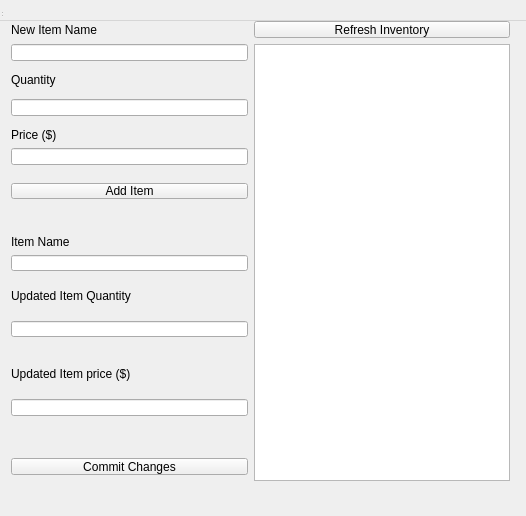
<?xml version="1.0" encoding="UTF-8"?>
<ui version="4.0">
 <class>adminPage</class>
 <widget class="QWidget" name="adminPage">
  <property name="geometry">
   <rect>
    <x>0</x>
    <y>0</y>
    <width>526</width>
    <height>516</height>
   </rect>
  </property>
  <property name="windowTitle">
   <string>adminPage</string>
  </property>
  <widget class="QWidget" name="centralWidget">
   <property name="geometry">
    <rect>
     <x>0</x>
     <y>10</y>
     <width>521</width>
     <height>481</height>
    </rect>
   </property>
   <layout class="QGridLayout" name="gridLayout">
    <item row="23" column="0">
     <widget class="QLabel" name="label_5">
      <property name="text">
       <string>Updated Item Quantity</string>
      </property>
     </widget>
    </item>
    <item row="10" column="0">
     <widget class="QLineEdit" name="lineEdit_3"/>
    </item>
    <item row="7" column="0">
     <widget class="QLineEdit" name="lineEdit_2"/>
    </item>
    <item row="31" column="0">
     <widget class="QLabel" name="label_6">
      <property name="text">
       <string>Updated Item price ($)</string>
      </property>
     </widget>
    </item>
    <item row="19" column="0">
     <widget class="QLabel" name="label_4">
      <property name="text">
       <string>Item Name</string>
      </property>
     </widget>
    </item>
    <item row="0" column="0">
     <widget class="QLabel" name="label">
      <property name="text">
       <string>New Item Name</string>
      </property>
     </widget>
    </item>
    <item row="9" column="0">
     <widget class="QLabel" name="label_2">
      <property name="text">
       <string>Price ($)</string>
      </property>
     </widget>
    </item>
    <item row="41" column="0">
     <widget class="QPushButton" name="pushButton_3">
      <property name="text">
       <string>Commit Changes</string>
      </property>
     </widget>
    </item>
    <item row="0" column="1">
     <widget class="QPushButton" name="pushButton_2">
      <property name="text">
       <string>Refresh Inventory</string>
      </property>
     </widget>
    </item>
    <item row="20" column="0">
     <widget class="QLineEdit" name="lineEdit_4"/>
    </item>
    <item row="3" column="0">
     <widget class="QLineEdit" name="lineEdit"/>
    </item>
    <item row="13" column="0">
     <widget class="QPushButton" name="pushButton">
      <property name="text">
       <string>Add Item</string>
      </property>
     </widget>
    </item>
    <item row="5" column="0">
     <widget class="QLabel" name="label_3">
      <property name="text">
       <string>Quantity</string>
      </property>
     </widget>
    </item>
    <item row="26" column="0">
     <widget class="QLineEdit" name="lineEdit_5"/>
    </item>
    <item row="34" column="0">
     <widget class="QLineEdit" name="lineEdit_6"/>
    </item>
    <item row="3" column="1" rowspan="40">
     <widget class="QTableView" name="tableView"/>
    </item>
   </layout>
  </widget>
  <widget class="QMenuBar" name="menuBar">
   <property name="geometry">
    <rect>
     <x>0</x>
     <y>0</y>
     <width>630</width>
     <height>21</height>
    </rect>
   </property>
  </widget>
  <widget class="QToolBar" name="mainToolBar">
   <property name="geometry">
    <rect>
     <x>0</x>
     <y>0</y>
     <width>4</width>
     <height>12</height>
    </rect>
   </property>
  </widget>
  <widget class="QStatusBar" name="statusBar">
   <property name="geometry">
    <rect>
     <x>0</x>
     <y>0</y>
     <width>3</width>
     <height>18</height>
    </rect>
   </property>
  </widget>
 </widget>
 <layoutdefault spacing="6" margin="11"/>
 <resources/>
 <connections/>
</ui>
